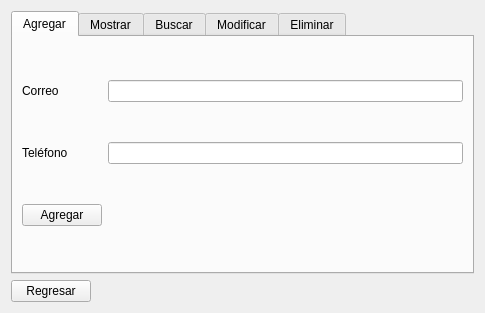
<?xml version="1.0" encoding="UTF-8"?>
<ui version="4.0">
 <class>MenuProfesor</class>
 <widget class="QWidget" name="MenuProfesor">
  <property name="geometry">
   <rect>
    <x>0</x>
    <y>0</y>
    <width>485</width>
    <height>313</height>
   </rect>
  </property>
  <property name="windowTitle">
   <string>Menu Profesores</string>
  </property>
  <property name="windowIcon">
   <iconset>
    <normaloff>../icons/34022.png</normaloff>../icons/34022.png</iconset>
  </property>
  <layout class="QGridLayout" name="gridLayout">
   <item row="1" column="0">
    <widget class="QPushButton" name="pushButton_2">
     <property name="text">
      <string>Regresar</string>
     </property>
     <property name="autoDefault">
      <bool>true</bool>
     </property>
    </widget>
   </item>
   <item row="1" column="1">
    <spacer name="horizontalSpacer">
     <property name="orientation">
      <enum>Qt::Horizontal</enum>
     </property>
     <property name="sizeHint" stdset="0">
      <size>
       <width>40</width>
       <height>20</height>
      </size>
     </property>
    </spacer>
   </item>
   <item row="0" column="0" colspan="2">
    <widget class="QTabWidget" name="tabWidget">
     <property name="currentIndex">
      <number>0</number>
     </property>
     <widget class="QWidget" name="tab">
      <attribute name="title">
       <string>Agregar</string>
      </attribute>
      <layout class="QGridLayout" name="gridLayout_2">
       <item row="2" column="0">
        <widget class="QPushButton" name="pushButton">
         <property name="text">
          <string>Agregar</string>
         </property>
         <property name="autoDefault">
          <bool>true</bool>
         </property>
        </widget>
       </item>
       <item row="0" column="0">
        <widget class="QLabel" name="label_3">
         <property name="text">
          <string>Correo</string>
         </property>
        </widget>
       </item>
       <item row="0" column="1">
        <widget class="QLineEdit" name="lineEdit_3"/>
       </item>
       <item row="1" column="0">
        <widget class="QLabel" name="label_4">
         <property name="text">
          <string>Teléfono</string>
         </property>
        </widget>
       </item>
       <item row="1" column="1">
        <widget class="QLineEdit" name="lineEdit_4"/>
       </item>
      </layout>
     </widget>
     <widget class="QWidget" name="tab_2">
      <attribute name="title">
       <string>Mostrar</string>
      </attribute>
      <layout class="QGridLayout" name="gridLayout_3">
       <item row="2" column="0">
        <widget class="QPushButton" name="pushButton_3">
         <property name="text">
          <string>Mostrar</string>
         </property>
         <property name="autoDefault">
          <bool>true</bool>
         </property>
        </widget>
       </item>
       <item row="2" column="1">
        <widget class="QPushButton" name="pushButton_4">
         <property name="text">
          <string>Limpiar</string>
         </property>
         <property name="autoDefault">
          <bool>true</bool>
         </property>
        </widget>
       </item>
       <item row="0" column="0" rowspan="2" colspan="2">
        <widget class="QTextBrowser" name="textBrowser"/>
       </item>
      </layout>
     </widget>
     <widget class="QWidget" name="tab_3">
      <attribute name="title">
       <string>Buscar</string>
      </attribute>
      <layout class="QGridLayout" name="gridLayout_4">
       <item row="1" column="0">
        <widget class="QLabel" name="label_5">
         <property name="text">
          <string>Código</string>
         </property>
        </widget>
       </item>
       <item row="1" column="1">
        <widget class="QLineEdit" name="lineEdit_5"/>
       </item>
       <item row="1" column="2">
        <widget class="QPushButton" name="pushButton_5">
         <property name="text">
          <string>Buscar</string>
         </property>
         <property name="autoDefault">
          <bool>true</bool>
         </property>
        </widget>
       </item>
       <item row="0" column="0" colspan="3">
        <widget class="QTextBrowser" name="textBrowser_2"/>
       </item>
      </layout>
     </widget>
     <widget class="QWidget" name="tab_4">
      <attribute name="title">
       <string>Modificar</string>
      </attribute>
      <layout class="QGridLayout" name="gridLayout_6">
       <item row="0" column="1">
        <widget class="QLineEdit" name="lineEdit_7"/>
       </item>
       <item row="0" column="0">
        <widget class="QLabel" name="label_7">
         <property name="text">
          <string>Código</string>
         </property>
        </widget>
       </item>
       <item row="0" column="2" rowspan="4">
        <widget class="QTextBrowser" name="textBrowser_4"/>
       </item>
       <item row="1" column="0">
        <widget class="QLabel" name="label_9">
         <property name="text">
          <string>Correo</string>
         </property>
        </widget>
       </item>
       <item row="1" column="1">
        <widget class="QLineEdit" name="lineEdit_9"/>
       </item>
       <item row="2" column="0">
        <widget class="QLabel" name="label_10">
         <property name="text">
          <string>Teléfono</string>
         </property>
        </widget>
       </item>
       <item row="2" column="1">
        <widget class="QLineEdit" name="lineEdit_10"/>
       </item>
       <item row="3" column="0" colspan="2">
        <widget class="QPushButton" name="pushButton_7">
         <property name="text">
          <string>Modificar</string>
         </property>
         <property name="autoDefault">
          <bool>true</bool>
         </property>
        </widget>
       </item>
      </layout>
     </widget>
     <widget class="QWidget" name="tab_5">
      <attribute name="title">
       <string>Eliminar</string>
      </attribute>
      <layout class="QGridLayout" name="gridLayout_5">
       <item row="1" column="1">
        <widget class="QLineEdit" name="lineEdit_6"/>
       </item>
       <item row="1" column="2">
        <widget class="QPushButton" name="pushButton_6">
         <property name="text">
          <string>Eliminar</string>
         </property>
         <property name="autoDefault">
          <bool>true</bool>
         </property>
        </widget>
       </item>
       <item row="1" column="0">
        <widget class="QLabel" name="label_6">
         <property name="text">
          <string>Código</string>
         </property>
        </widget>
       </item>
       <item row="0" column="0" colspan="3">
        <widget class="QTextBrowser" name="textBrowser_3"/>
       </item>
      </layout>
     </widget>
    </widget>
   </item>
  </layout>
 </widget>
 <tabstops>
  <tabstop>tabWidget</tabstop>
  <tabstop>lineEdit_3</tabstop>
  <tabstop>lineEdit_4</tabstop>
  <tabstop>pushButton</tabstop>
  <tabstop>textBrowser</tabstop>
  <tabstop>pushButton_3</tabstop>
  <tabstop>pushButton_4</tabstop>
  <tabstop>textBrowser_2</tabstop>
  <tabstop>lineEdit_5</tabstop>
  <tabstop>pushButton_5</tabstop>
  <tabstop>lineEdit_7</tabstop>
  <tabstop>lineEdit_9</tabstop>
  <tabstop>lineEdit_10</tabstop>
  <tabstop>pushButton_7</tabstop>
  <tabstop>textBrowser_4</tabstop>
  <tabstop>textBrowser_3</tabstop>
  <tabstop>lineEdit_6</tabstop>
  <tabstop>pushButton_6</tabstop>
  <tabstop>pushButton_2</tabstop>
 </tabstops>
 <resources/>
 <connections/>
</ui>
